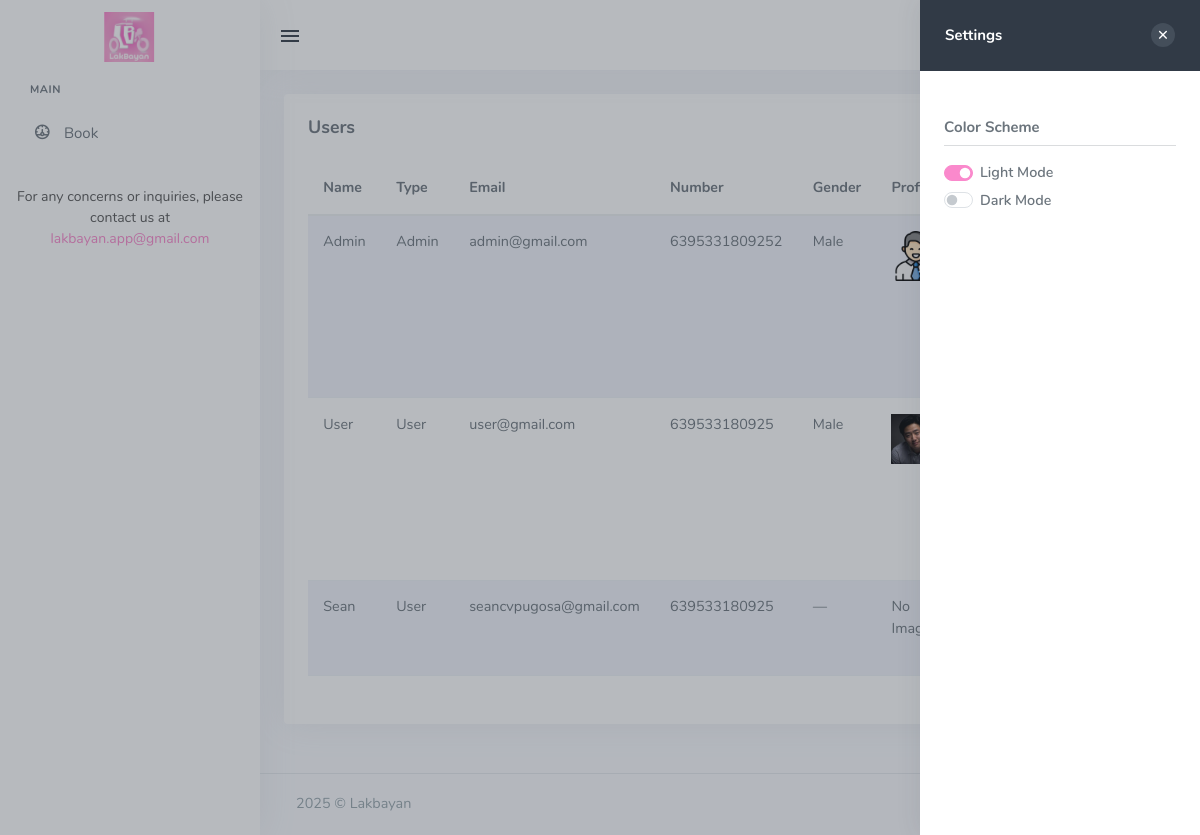
The page /users.php (signed in) on the database its author committed.
### tables this page shows
CREATE TABLE `users` (
  `id` int(11) NOT NULL,
  `name` varchar(100) NOT NULL,
  `type` tinyint(4) NOT NULL DEFAULT 0,
  `email` varchar(150) NOT NULL,
  `password` varchar(255) DEFAULT NULL,
  `number` varchar(20) DEFAULT NULL,
  `gender` varchar(255) DEFAULT NULL,
  `profile` varchar(255) DEFAULT NULL,
  `address` varchar(100) DEFAULT NULL,
  `birthdate` date DEFAULT NULL,
  `created_at` timestamp NOT NULL DEFAULT current_timestamp(),
  `updated_at` timestamp NOT NULL DEFAULT current_timestamp() ON UPDATE current_timestamp()
);

### database/function.php (called while the page is built, shortened)
<?php
require_once dirname(__DIR__) . '/database/db.php';
$db = new DBFunctions();
class DBFunctions
{
    private $conn;
    public function __construct()
    {
        $database = new Database();
        $this->conn = $database->connect();
    }
    public function select($table, $columns = "*", $conditions = [], $options = "")
{
    try {
        $sql = "SELECT $columns FROM $table";
        $stmt = $this->conn->prepare($sql);
        $stmt->execute();
        $rows = $stmt->fetchAll(PDO::FETCH_ASSOC);
        return ['status' => 'success', 'data' => $rows];
    } catch (PDOException $e) {
        error_log('Database error: ' . $e->getMessage());
        return ['status' => 'error', 'message' => 'Database error: ' . $e->getMessage()];
    }
}
}

### database/db.php (called while the page is built, shortened)
<?php
class Database
{
    private $host = 'localhost';
    private $db_name = 'lakbayan';
    private $username = 'root';
    private $password = '';
    public function connect()
    {
        $this->conn = null;
        try {
            $this->conn = new PDO("mysql:host=" . $this->host . ";dbname=" . $this->db_name, $this->username, $this->password);
            $this->conn->setAttribute(PDO::ATTR_ERRMODE, PDO::ERRMODE_EXCEPTION);
        } catch (PDOException $e) {
            echo "Connection error: " . $e->getMessage();
        }
        return $this->conn;
    }
}
?>

### users.php (the view, shortened to what this page needs)
<?php require_once 'includes/config.php'; ?>
<?php
$result = $db->select('users', '*');
?>
<!DOCTYPE html>
<html lang="en">
    <?php require_once 'includes/head.php'; ?>
<body class="loading" data-layout-color="light" data-leftbar-theme="light" data-layout-mode="fluid" data-rightbar-onstart="true">
    <div class="wrapper">
        <?php require_once 'includes/sidebar.php'; ?>
        <?php require_once 'includes/topbar.php'; ?>
        <div class="content-page">
            <div class="content">
                <div class="container-fluid">
             <div class="row mt-3">
                        <div class="col-12">
                            <div class="card">
                                <div class="card-body">
                                        <div class="d-flex justify-content-between align-items-center mb-3">
                                            <h4 class="card-title mb-0">Users</h4>
                                        </div>
                                              <div class="table-responsive">
                                        <table id="users-table" class="table table-striped dt-responsive nowrap w-100">
                                            <thead>
                                                <tr>
                                                    <th>Name</th>
                                                    <th>Type</th>
                                                    <th>Email</th>
                                                    <th>Number</th>
                                                    <th>Gender</th>
                                                    <th>Profile</th>
                                                    <th>Address</th>
                                                    <th>Birthdate</th>
                                                </tr>
                                            </thead>
                                            <tbody>
                                                <?php
                                              foreach ($result['data'] as $user) {
    echo "<tr>";
    echo "<td>" . htmlspecialchars($user['name']) . "</td>";
    echo "<td>" . ($user['type'] == 1 ? "Admin" : "User") . "</td>";
    echo "<td>" . htmlspecialchars($user['email']) . "</td>";
    echo "<td>" . ($user['number'] ? htmlspecialchars($user['number']) : "—") . "</td>";
    echo "<td>" . ($user['gender'] ? htmlspecialchars($user['gender']) : "—") . "</td>";
    if ($user['profile']) {
        echo "<td><img src='assets/images/profiles/{$user['profile']}' width='50' alt='Profile'></td>";
    } else {
        echo "<td>No Image</td>";
    }
    echo "<td>" . ($user['address'] ? htmlspecialchars($user['address']) : "—") . "</td>";
    echo "<td>" . ($user['birthdate'] ? htmlspecialchars($user['birthdate']) : "—") . "</td>";
    echo "</tr>";
}
                                                ?>
                                            </tbody>
                                        </table>
                                    </div>
                                    </div>
                                </div>
                            </div>
                        </div>
                                </div>
                            </div>
                        </div>
                    </div>
           <?php require_once 'includes/footer.php'; ?>
           <?php require_once 'includes/right-sidebar.php'; ?>
           <?php require_once 'includes/scripts.php'; ?>
</body>
</html>

### rows shown on the page
users: name "Admin", type "Admin", email "admin@gmail.com", number "6395331809252", gender "Male", profile (picture)
users: name "User", type "User", email "user@gmail.com", number "639533180925", gender "Male", profile (picture)
users: name "Sean", type "User", email "seancvpugosa@gmail.com", number "639533180925", shows "No Image"
